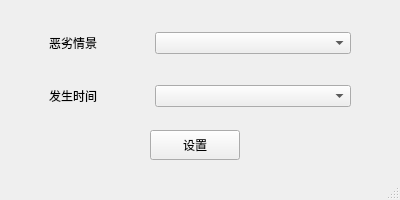
<?xml version="1.0" encoding="UTF-8"?>
<ui version="4.0">
 <class>bsone_mainwindow</class>
 <widget class="QMainWindow" name="bsone_mainwindow">
  <property name="geometry">
   <rect>
    <x>0</x>
    <y>0</y>
    <width>400</width>
    <height>200</height>
   </rect>
  </property>
  <property name="windowTitle">
   <string>MainWindow</string>
  </property>
  <widget class="QWidget" name="centralwidget">
   <layout class="QVBoxLayout" name="verticalLayout">
    <property name="topMargin">
     <number>15</number>
    </property>
    <item>
     <widget class="QWidget" name="widget" native="true">
      <layout class="QHBoxLayout" name="horizontalLayout">
       <property name="leftMargin">
        <number>40</number>
       </property>
       <property name="rightMargin">
        <number>40</number>
       </property>
       <property name="bottomMargin">
        <number>0</number>
       </property>
       <item>
        <widget class="QLabel" name="bsone_lab1">
         <property name="maximumSize">
          <size>
           <width>100</width>
           <height>16777215</height>
          </size>
         </property>
         <property name="text">
          <string>恶劣情景</string>
         </property>
        </widget>
       </item>
       <item>
        <widget class="QComboBox" name="comboBox"/>
       </item>
      </layout>
     </widget>
    </item>
    <item>
     <widget class="QWidget" name="widget_2" native="true">
      <layout class="QHBoxLayout" name="horizontalLayout_2">
       <property name="spacing">
        <number>6</number>
       </property>
       <property name="leftMargin">
        <number>40</number>
       </property>
       <property name="rightMargin">
        <number>40</number>
       </property>
       <property name="bottomMargin">
        <number>0</number>
       </property>
       <item>
        <widget class="QLabel" name="bsone_lab2">
         <property name="maximumSize">
          <size>
           <width>100</width>
           <height>16777215</height>
          </size>
         </property>
         <property name="text">
          <string>发生时间</string>
         </property>
        </widget>
       </item>
       <item>
        <widget class="QComboBox" name="comboBox_2"/>
       </item>
      </layout>
     </widget>
    </item>
    <item>
     <widget class="QWidget" name="widget_3" native="true">
      <layout class="QHBoxLayout" name="horizontalLayout_3">
       <property name="leftMargin">
        <number>0</number>
       </property>
       <item>
        <widget class="QPushButton" name="bsone_btn">
         <property name="minimumSize">
          <size>
           <width>90</width>
           <height>30</height>
          </size>
         </property>
         <property name="maximumSize">
          <size>
           <width>90</width>
           <height>30</height>
          </size>
         </property>
         <property name="text">
          <string>设置</string>
         </property>
        </widget>
       </item>
      </layout>
     </widget>
    </item>
   </layout>
  </widget>
  <widget class="QMenuBar" name="menubar">
   <property name="geometry">
    <rect>
     <x>0</x>
     <y>0</y>
     <width>400</width>
     <height>22</height>
    </rect>
   </property>
  </widget>
  <widget class="QStatusBar" name="statusbar"/>
 </widget>
 <resources/>
 <connections/>
</ui>
